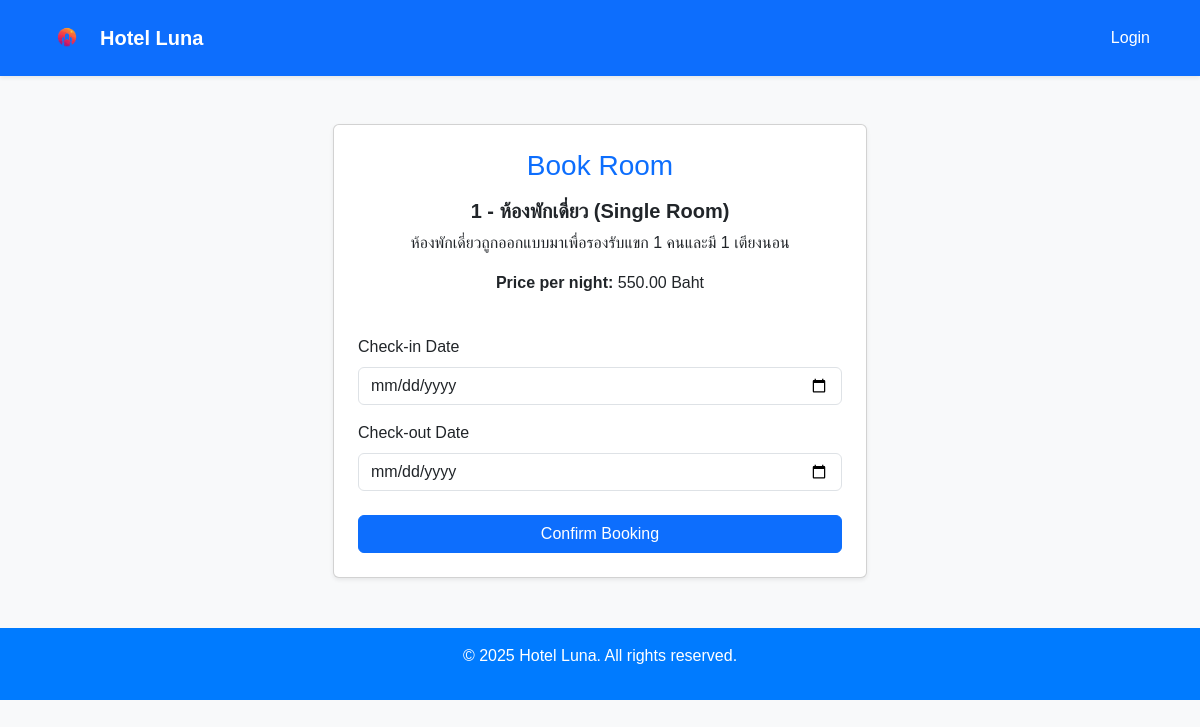
Screenshot of /book-room/4/ with the database file from the repository.
### booking/models.py (models this page shows, shortened)
class Room(models.Model):
    room_number = models.CharField(max_length=10)
    room_type = models.CharField(max_length=100)
    price_per_night = models.DecimalField(max_digits=10, decimal_places=2)
    is_available = models.BooleanField(default=True)
    description = models.TextField()
    image = models.ImageField(upload_to='room_images/', blank=True, null=True)  # <<< เพิ่มตรงนี้

### booking/views.py (the view)
# urls.py: path('book-room/<int:room_id>/', views.book_room, name='book_room'),
def book_room(request, room_id):
    room = Room.objects.get(id=room_id)
    if request.method == 'POST':
        check_in_date = request.POST['check_in_date']
        check_out_date = request.POST['check_out_date']
        days_stayed = (datetime.strptime(check_out_date, '%Y-%m-%d') - datetime.strptime(check_in_date, '%Y-%m-%d')).days
        total_price = room.price_per_night * days_stayed
        booking = Booking(
            user=request.user,
            room=room,  # ตั้งค่าห้องให้กับการจอง
            check_in_date=check_in_date,
            check_out_date=check_out_date,
            total_price=total_price
        )
        booking.save()
        room.is_available = False  # อัปเดตสถานะห้อง
        room.save()
        return redirect('booking:index')
    else:
        return render(request, 'booking/book_room.html', {'room': room})

### booking/templates/booking/book_room.html (shortened to what this page needs)
{% extends 'base.html' %}
{% block content %}
<div class="container mt-5">
    <div class="row justify-content-center">
        <div class="col-md-8 col-lg-6">
            <div class="card shadow-sm p-4">
                <h3 class="mb-3 text-center text-primary">Book Room</h3>
                <div class="mb-4 text-center">
                    <h5 class="fw-bold">{{ room.room_number }} - {{ room.room_type }}</h5>
                    <p>{{ room.description }}</p>
                    <p><strong>Price per night:</strong> {{ room.price_per_night }} Baht</p>
                </div>
                <form method="POST" novalidate>
                    <div class="mb-3">
                        <label for="check_in_date" class="form-label">Check-in Date</label>
                        <input type="date" id="check_in_date" name="check_in_date" class="form-control" required>
                    </div>
                    <div class="mb-3">
                        <label for="check_out_date" class="form-label">Check-out Date</label>
                        <input type="date" id="check_out_date" name="check_out_date" class="form-control" required>
                    </div>
                    <div class="d-grid mt-4">
                        <button type="submit" class="btn btn-primary">Confirm Booking</button>
                    </div>
                </form>
            </div>
        </div>
    </div>
</div>
{% endblock %}

### templates/base.html (style rules this page uses)
body { font-family: 'Arial', sans-serif; background-color: #f8f9fa; margin: 0; padding-top: 0px; }

### rows the page displays
Room: room_number "1", room_type "ห้องพักเดี่ยว (Single Room)", description "ห้องพักเดี่ยวถูกออกแบบมาเพื่อรองรับแขก 1 คนและมี 1 เตียงนอน", price_per_night "550.00"
